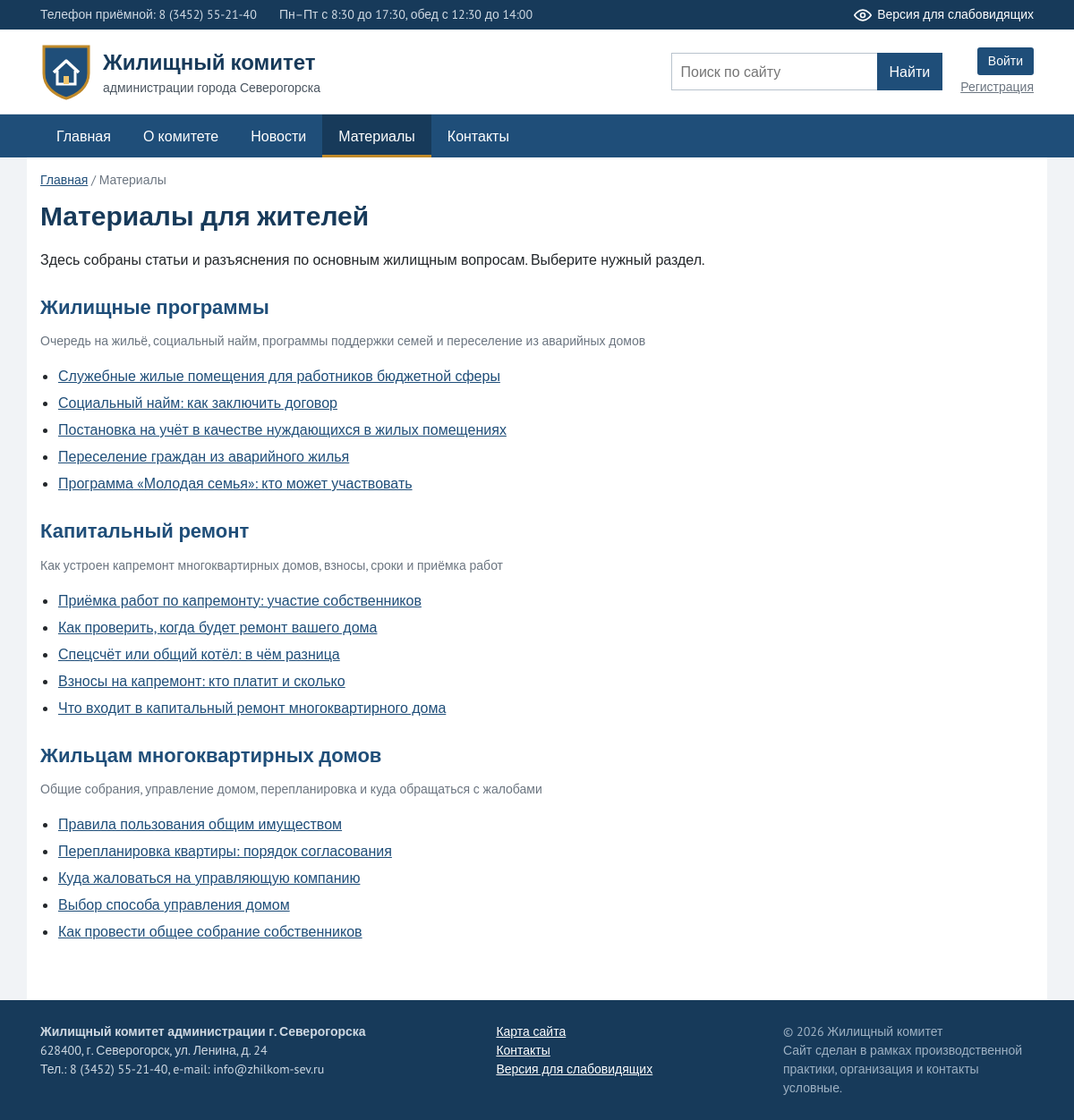
The page /materials on the database its author committed.
### models.py (models this page shows)
class Category(db.Model):
    __tablename__ = 'categories'
    id = db.Column(db.Integer, primary_key=True)
    slug = db.Column(db.String(50), unique=True, nullable=False)
    title = db.Column(db.String(100), nullable=False)
    description = db.Column(db.String(255))
    articles = db.relationship('Article', backref='category', lazy=True)

class Article(db.Model):
    __tablename__ = 'articles'
    id = db.Column(db.Integer, primary_key=True)
    title = db.Column(db.String(200), nullable=False)
    summary = db.Column(db.String(300))
    body = db.Column(db.Text, nullable=False)
    image = db.Column(db.String(200))
    category_id = db.Column(db.Integer, db.ForeignKey('categories.id'), nullable=False)
    views = db.Column(db.Integer, default=0)
    created_at = db.Column(db.DateTime, default=datetime.now)

### app.py (the view)
@app.route('/materials')
def materials():
    categories = Category.query.order_by(Category.id).all()
    return render_template('materials.html', categories=categories)

### app.py (called while the page is built)
def get_user():
    if 'user' not in g:
        g.user = None
        if session.get('user_id'):
            g.user = db.session.get(User, session['user_id'])
    return g.user

@app.context_processor
def inject_globals():
    return {
        'current_user': get_user(),
        'menu_categories': Category.query.order_by(Category.id).all(),
        'vision': session.get('vision', False),
        'v': session.get('v', VISION_DEFAULT),
        'roles': ROLES,
        'statuses': STATUSES,
        'year': datetime.now().year,
    }

### templates/materials.html (shortened to what this page needs)
{% extends 'base.html' %}
{% block breadcrumbs %}
<div class="crumbs"><a href="{{ url_for('index') }}">Главная</a> / Материалы</div>
{% endblock %}
{% block content %}
<h1 class="page-title">Материалы для жителей</h1>
<p>Здесь собраны статьи и разъяснения по основным жилищным вопросам. Выберите нужный раздел.</p>
{% for c in categories %}
<section class="mat-block">
    <h2><a href="{{ url_for('category', slug=c.slug) }}">{{ c.title }}</a></h2>
    <p class="muted">{{ c.description }}</p>
    <ul class="plain-list">
        {% for a in c.articles|sort(attribute='created_at', reverse=true) %}
        <li><a href="{{ url_for('article', article_id=a.id) }}">{{ a.title }}</a></li>
        {% endfor %}
    </ul>
</section>
{% endfor %}
{% endblock %}

### static/css/style.css (style rules this page uses)
* { box-sizing: border-box; }
body { margin: 0; font-family: 'PT Sans', Arial, sans-serif; font-size: 16px; line-height: 1.5; color: #23272b; background: #f1f3f6; }
a { color: #1f4e79; }
h1, h2, h3 { line-height: 1.25; color: #173a5a; }
h2 { font-size: 22px; margin: 28px 0 12px; }
.muted { color: #6b7580; font-size: 14px; }
.crumbs { font-size: 14px; color: #6b7580; margin-bottom: 10px; }
.page-title { font-size: 30px; margin: 10px 0 18px; }
.plain-list { padding-left: 20px; }
.plain-list li { margin-bottom: 6px; }
.mat-block { margin-bottom: 25px; }
.mat-block h2 { margin-bottom: 4px; }
.mat-block h2 a { text-decoration: none; }

### rows shown on the page
Category: title "Жилищные программы", description "Очередь на жильё, социальный найм, программы поддержки семей и переселение из аварийных домов"
Article: title "Служебные жилые помещения для работников бюджетной сферы"
Article: title "Социальный найм: как заключить договор"
Article: title "Постановка на учёт в качестве нуждающихся в жилых помещениях"
Article: title "Переселение граждан из аварийного жилья"
Article: title "Программа «Молодая семья»: кто может участвовать"
Category: title "Капитальный ремонт", description "Как устроен капремонт многоквартирных домов, взносы, сроки и приёмка работ"
Article: title "Приёмка работ по капремонту: участие собственников"
Article: title "Как проверить, когда будет ремонт вашего дома"
Article: title "Спецсчёт или общий котёл: в чём разница"
Article: title "Взносы на капремонт: кто платит и сколько"
Article: title "Что входит в капитальный ремонт многоквартирного дома"
Category: title "Жильцам многоквартирных домов", description "Общие собрания, управление домом, перепланировка и куда обращаться с жалобами"
Article: title "Правила пользования общим имуществом"
Article: title "Перепланировка квартиры: порядок согласования"
Article: title "Куда жаловаться на управляющую компанию"
Article: title "Выбор способа управления домом"
Article: title "Как провести общее собрание собственников"
